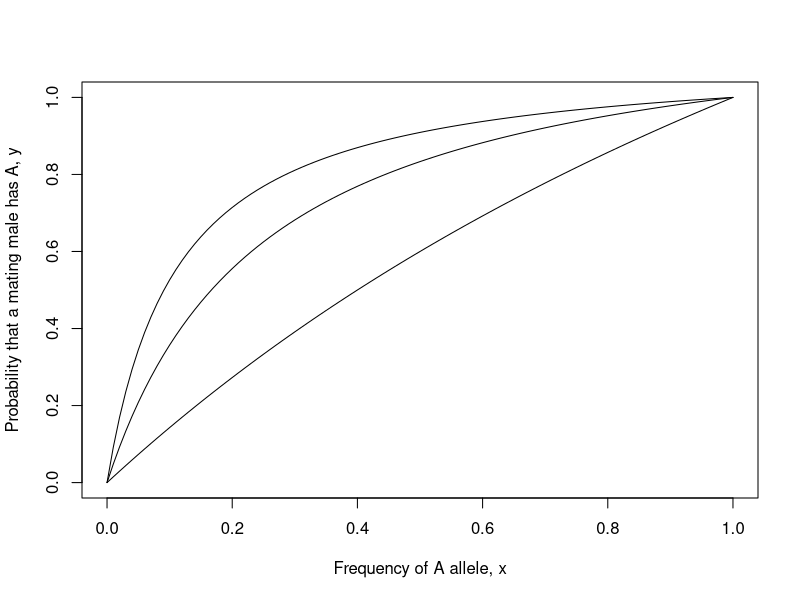
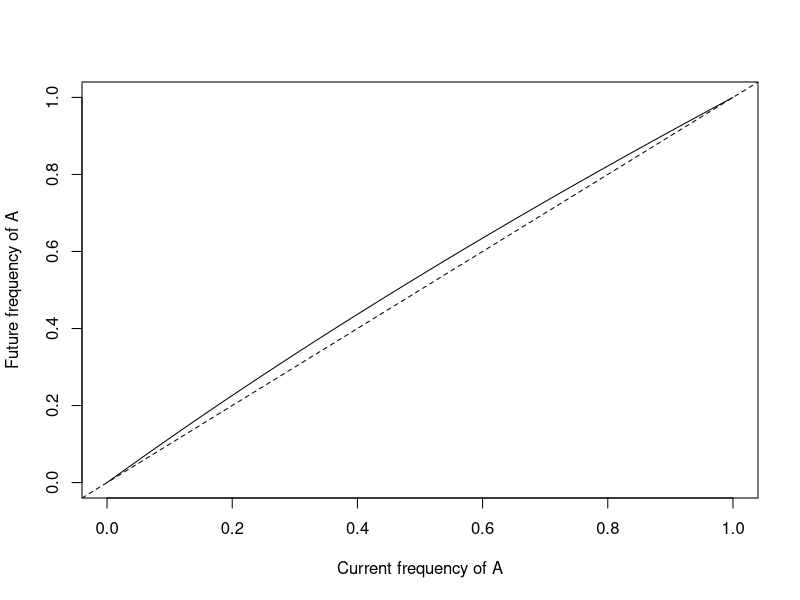
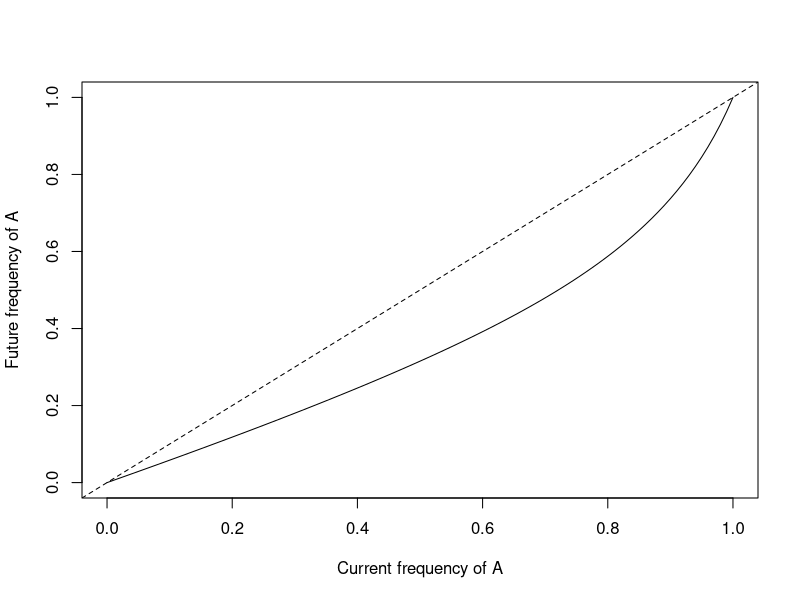
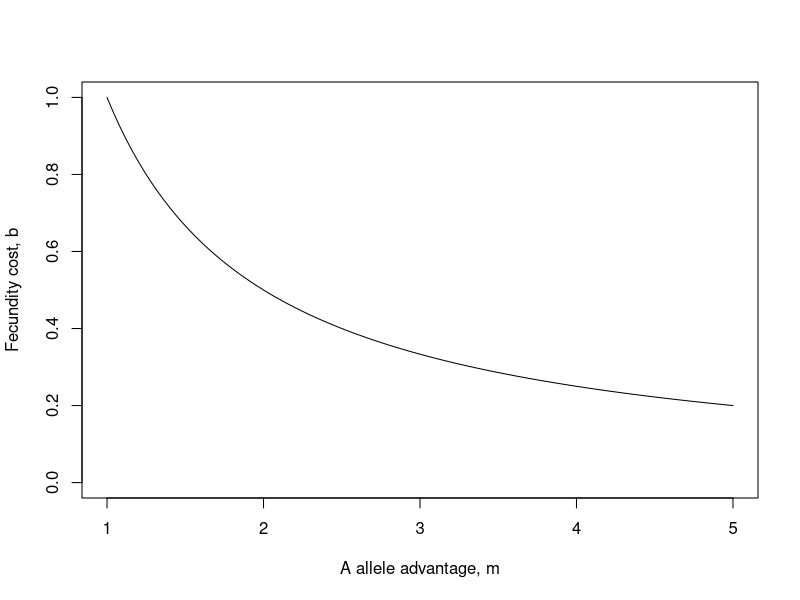

Here is the R script that generated these plots, in order:
## Kokko - Modelling for field biologists


# Chapter 1 ---------------------------------------------------------------

# shape of y in relation to x

m <- 10
curve(m*x/(m*x+1-x), xlim=c(0,1), ylim=c(0,1),
      xlab="Frequency of A allele, x", ylab="Probability that a mating male has A, y")

m <- 5
curve(m*x/(m*x+1-x), add=T)
m <- 1.5
curve(m*x/(m*x+1-x), add=T)

# future frequency of A for different values of m and b

x <- seq(0,1,0.01)
y <- m*x/(m*x+(1-x))

N <- 1000
B <- 20

b <- 0.9
m <- 5

nA <- N*(x*y*b*B + 0.5*x*(1-y)*B+0.5*(1-x)*y*b*B)
na <- N*(0.5*x*(1-y)*B+0.5*(1-x)*y*b*B+(1-x)*(1-y)*B)

x_pr <- nA/(na+nA)

plot(x, x_pr, type="l", xlim=c(0,1), ylim=c(0,1), xlab="Current frequency of A",
     ylab="Future frequency of A")
abline(a=0,b=1,lty=2)



b <- 0.1
m <- 5

nA <- N*(x*y*b*B + 0.5*x*(1-y)*B+0.5*(1-x)*y*b*B)
na <- N*(0.5*x*(1-y)*B+0.5*(1-x)*y*b*B+(1-x)*(1-y)*B)

x_pr <- nA/(na+nA)

plot(x, x_pr, type="l", xlim=c(0,1), ylim=c(0,1), xlab="Current frequency of A",
     ylab="Future frequency of A")
abline(a=0,b=1,lty=2)



# overall condition for fixation/loss of allele
# the curve b=1/m describes the equilibrium where every frequency of A is stable

# in the function we substitute 1/m with 1/x
curve(1/x, ylim=c(0,1), xlim=c(1,5),xlab="A allele advantage, m", ylab="Fecundity cost, b")
